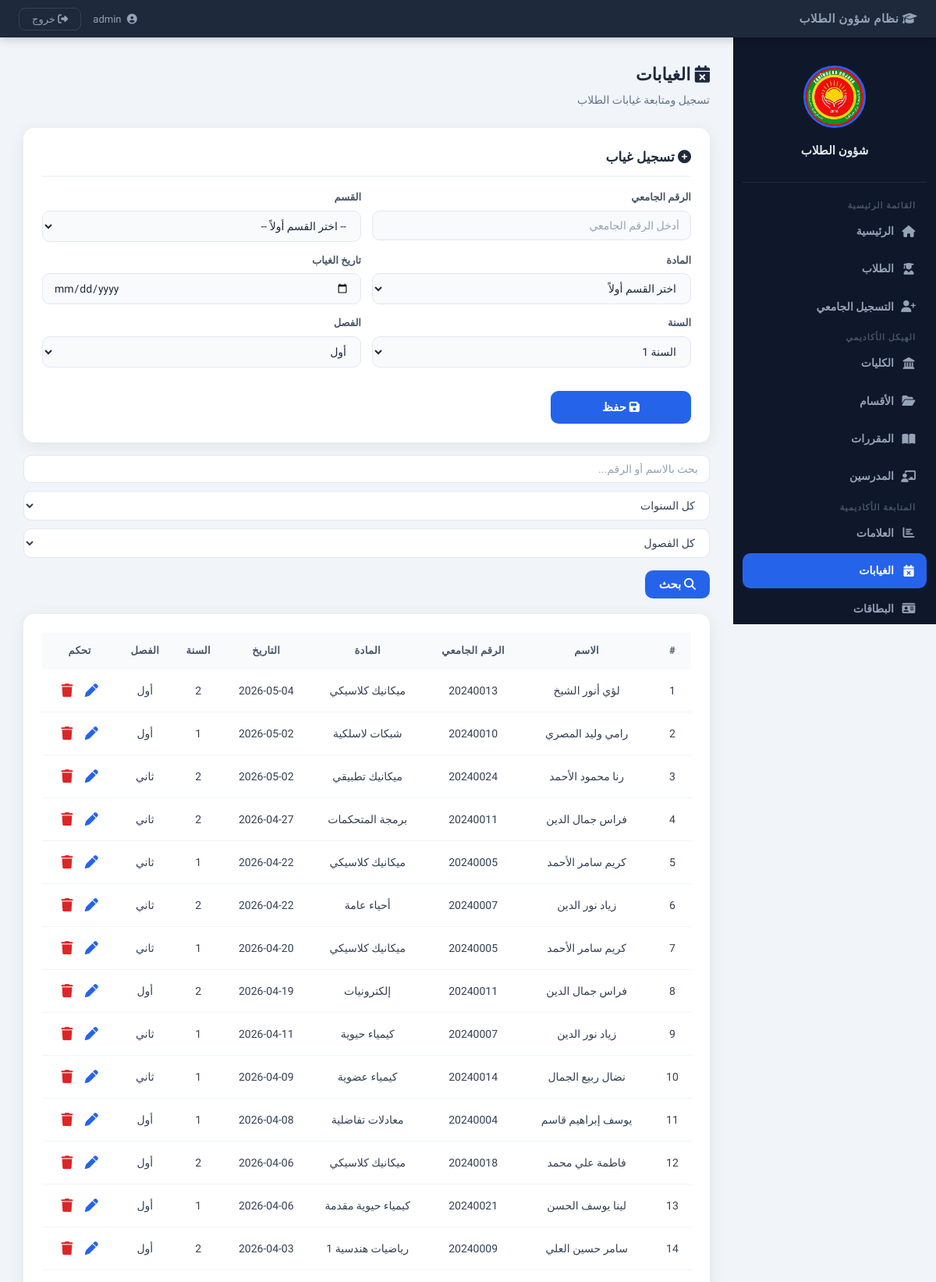
Page /?page=absences (signed in, upper part) on the committed database.
### tables this page shows
CREATE TABLE absences (
    id           INTEGER PRIMARY KEY AUTOINCREMENT,
    student_id   INTEGER NOT NULL,
    subject      TEXT    NOT NULL,
    absence_date TEXT    NOT NULL,
    year         TEXT    NOT NULL,
    semester     TEXT    NOT NULL,
    created_at   TEXT    DEFAULT (datetime('now')),
    FOREIGN KEY (student_id) REFERENCES students(id) ON DELETE CASCADE
);

CREATE TABLE students (
    id            INTEGER PRIMARY KEY AUTOINCREMENT,
    university_id TEXT    NOT NULL UNIQUE,
    name          TEXT    NOT NULL,
    faculty       TEXT,
    department    TEXT,
    birth_place   TEXT,
    birth_date    TEXT,
    address       TEXT,
    phone         TEXT,
    mother_name   TEXT,
    father_name   TEXT,
    gender        TEXT    DEFAULT 'ذكر',
    status        TEXT    DEFAULT 'active',
    image         TEXT,
    created_at    TEXT    DEFAULT (datetime('now')),
    updated_at    TEXT    DEFAULT (datetime('now'))
);

### app/Core/Database.php (called while the page is built, shortened)
<?php
class Database
{
    private static ?PDO $instance = null;
    public static function getInstance(): PDO
    {
        if (self::$instance === null) {
            if (DB_DRIVER === 'sqlite') {
                $pdo = new PDO('sqlite:' . DB_PATH);
                $pdo->exec('PRAGMA foreign_keys = ON;');
            } elseif (DB_DRIVER === 'mysql') {
                $dsn = "mysql:host=" . DB_HOST . ";dbname=" . DB_NAME . ";charset=" . DB_CHARSET;
                $pdo = new PDO($dsn, DB_USER, DB_PASS);
            } else {
                throw new RuntimeException('DB_DRIVER غير مدعوم');
            }
            $pdo->setAttribute(PDO::ATTR_ERRMODE,            PDO::ERRMODE_EXCEPTION);
            $pdo->setAttribute(PDO::ATTR_DEFAULT_FETCH_MODE, PDO::FETCH_ASSOC);
            self::$instance = $pdo;
        }
        return self::$instance;
    }
}

### app/Core/BaseModel.php (called while the page is built, shortened)
<?php
abstract class BaseModel
{
    protected PDO    $db;
    protected string $table;
    public function __construct()
    {
        $this->db = Database::getInstance();
    }
    public function all(string $order = 'id DESC'): array
    {
        return $this->db->query("SELECT * FROM {$this->table} ORDER BY {$order}")
                        ->fetchAll();
    }
}

### app/Models/Absence.php (called while the page is built, shortened)
<?php
class Absence extends BaseModel
{
    public function allWithStudent(string $q = '', string $year = '', string $sem = ''): array
    {
        $where = ['1=1'];
        $p     = [];
        $s = $this->db->prepare(
            "SELECT a.*, s.name AS student_name, s.university_id
             FROM absences a JOIN students s ON a.student_id = s.id
             WHERE " . implode(' AND ', $where) . "
             ORDER BY a.absence_date DESC"
        );
        $s->execute($p);
        return $s->fetchAll();
    }
}

### views/pages/absences.php (the view, shortened to what this page needs)
<?php
$absences = $data['absences'] ?? [];
$q        = htmlspecialchars($_GET['q']        ?? '');
?>
<div class="page-header">
  <h1><i class="fa-solid fa-calendar-xmark"></i> الغيابات</h1>
  <p>تسجيل ومتابعة غيابات الطلاب</p>
</div>
<div class="card">
  <h3><i class="fa-solid fa-plus-circle"></i> تسجيل غياب</h3>
  <form method="POST" action="/std_1_student_manager/controllers/router.php">
    <div class="form-grid">
      <div class="form-group">
        <label>الرقم الجامعي</label>
        <input type="text" name="university_id" placeholder="أدخل الرقم الجامعي" required>
      </div>
      <div class="form-group">
        <label>القسم</label>
        <select id="absDept" onchange="filterAbsCourses()">
          <option value="">-- اختر القسم أولاً --</option>
        </select>
      </div>
      <div class="form-group">
        <label>المادة</label>
        <select name="subject" id="absSubject" required>
          <option value="" disabled selected>اختر القسم أولاً</option>
        </select>
      </div>
      <div class="form-group">
        <label>تاريخ الغياب</label>
        <input type="date" name="absence_date" required>
      </div>
      <div class="form-group">
        <label>السنة</label>
        <select name="year">
          <option value="1">السنة 1</option>
        </select>
      </div>
      <div class="form-group">
        <label>الفصل</label>
        <select name="semester">
          <option value="أول">أول</option>
        </select>
      </div>
    </div>
    <br>
    <button type="submit" class="btn-submit" style="max-width:180px;">
      <i class="fa-solid fa-floppy-disk"></i> حفظ
    </button>
  </form>
</div>
<form method="GET" class="filters-bar" style="margin-top:16px;">
  <input type="text" name="q" value="<?= $q ?>" placeholder="بحث بالاسم أو الرقم...">
  <select name="year">
    <option value="">كل السنوات</option>
  </select>
  <select name="semester">
    <option value="">كل الفصول</option>
  </select>
  <button type="submit" class="btn-submit" style="width:auto; padding:9px 18px;">
    <i class="fa-solid fa-magnifying-glass"></i> بحث
  </button>
</form>
<div class="card">
  <div class="table-wrapper">
    <table>
      <thead>
        <tr>
          <th>#</th>
          <th>الاسم</th>
          <th>الرقم الجامعي</th>
          <th>المادة</th>
          <th>التاريخ</th>
          <th>السنة</th>
          <th>الفصل</th>
          <th>تحكم</th>
        </tr>
      </thead>
      <tbody>
        <?php if (empty($absences)): ?>
          <tr><td colspan="8" style="color:#94a3b8; padding:30px;">لا توجد غيابات مسجلة</td></tr>
        <?php else: ?>
          <?php foreach ($absences as $i => $a): ?>
          <tr>
            <td><?= $i + 1 ?></td>
            <td><?= htmlspecialchars($a['student_name']) ?></td>
            <td><?= htmlspecialchars($a['university_id']) ?></td>
            <td><?= htmlspecialchars($a['subject']) ?></td>
            <td><?= htmlspecialchars($a['absence_date']) ?></td>
            <td><?= htmlspecialchars($a['year']) ?></td>
            <td><?= htmlspecialchars($a['semester']) ?></td>
            <td>
              <button class="edit-btn"
                      onclick="openAbsenceEdit(<?= htmlspecialchars(json_encode($a)) ?>)"
                      title="تعديل">
                <i class="fa-solid fa-pen"></i>
              </button>
              <form method="POST" action="/std_1_student_manager/controllers/router.php"
                    style="display:inline"
                    onsubmit="return confirm('حذف هذا الغياب؟')">
                <button type="submit" class="delete-btn" title="حذف">
                  <i class="fa-solid fa-trash"></i>
                </button>
              </form>
            </td>
          </tr>
          <?php endforeach; ?>
        <?php endif; ?>
      </tbody>
    </table>
  </div>
</div>

### assets/css/main.css (style rules this page uses)
:root { --primary: #2563eb; --primary-dk: #1d4ed8; --dark: #0f172a; --sidebar-w: 260px; --header-h: 48px; --radius: 14px; --shadow: 0 4px 20px rgba(0,0,0,.08); --font: 'Cairo', 'Segoe UI', Tahoma, sans-serif; }
*, *::before, *::after { box-sizing: border-box; margin: 0; padding: 0; }
body { font-family: var(--font); background: #f1f5f9; color: var(--dark); font-size: 15px; line-height: 1.6; }
.card { background: white; padding: 24px; border-radius: var(--radius); box-shadow: var(--shadow); margin-top: 20px; }
.card h3 { font-size: 17px; font-weight: 700; color: #1e293b; margin-bottom: 16px; padding-bottom: 10px; border-bottom: 2px solid #f1f5f9; }
.table-wrapper { overflow-x: auto; }
table { width: 100%; border-collapse: collapse; font-size: 14px; }
thead tr { background: #f8fafc; }
th { padding: 13px 14px; text-align: center; color: #475569; font-weight: 700; font-size: 13px; text-transform: uppercase; letter-spacing: .3px; white-space: nowrap; }
td { padding: 12px 14px; text-align: center; border-bottom: 1px solid #f1f5f9; color: #334155; }
button { font-family: var(--font); cursor: pointer; }
.edit-btn { background: none; border: none; font-size: 17px; cursor: pointer; padding: 5px 6px; border-radius: 6px; color: #2563eb; transition: background .15s; width: auto; }
.delete-btn { background: none; border: none; font-size: 17px; cursor: pointer; padding: 5px 6px; border-radius: 6px; color: #dc2626; transition: background .15s; width: auto; }
.page-header { margin-bottom: 24px; }
.page-header h1 { font-size: 22px; font-weight: 700; color: #1e293b; }
.page-header p { color: #64748b; font-size: 14px; margin-top: 4px; }
.filters-bar { display: flex; flex-wrap: wrap; gap: 10px; margin-bottom: 16px; align-items: center; }
.filters-bar input, .filters-bar select { padding: 9px 14px; border: 1px solid #e2e8f0; border-radius: 10px; font-family: var(--font); font-size: 14px; background: white; color: #334155; outline: none; transition: border-color .2s; margin-bottom: 0; }

### assets/css/forms.css (style rules this page uses)
.form-grid { display: grid; grid-template-columns: 1fr 1fr; gap: 14px; }
.form-group { display: flex; flex-direction: column; gap: 6px; }
.form-group label { font-size: 13px; font-weight: 600; color: #475569; }
input, select, textarea { width: 100%; padding: 10px 14px; border: 1px solid #e2e8f0; border-radius: 10px; font-family: var(--font); font-size: 14px; color: #1e293b; background: #f8fafc; outline: none; transition: border-color .2s, box-shadow .2s; margin-bottom: 0; }
input::placeholder { color: #94a3b8; }
.btn-submit { width: 100%; padding: 12px; background: var(--primary); color: white; border: none; border-radius: 10px; font-size: 15px; font-weight: 700; font-family: var(--font); cursor: pointer; transition: .2s; margin-top: 6px; }

### rows in the picture
absences: student.name "لؤي أنور الشيخ", student.university_id "20240013", subject "ميكانيك كلاسيكي", absence_date "2026-05-04", year "2", semester "أول"
absences: student.name "رامي وليد المصري", student.university_id "20240010", subject "شبكات لاسلكية", absence_date "2026-05-02", year "1", semester "أول"
absences: student.name "رنا محمود الأحمد", student.university_id "20240024", subject "ميكانيك تطبيقي", absence_date "2026-05-02", year "2", semester "ثاني"
absences: student.name "فراس جمال الدين", student.university_id "20240011", subject "برمجة المتحكمات", absence_date "2026-04-27", year "2", semester "ثاني"
absences: student.name "كريم سامر الأحمد", student.university_id "20240005", subject "ميكانيك كلاسيكي", absence_date "2026-04-22", year "1", semester "ثاني"
absences: student.name "زياد نور الدين", student.university_id "20240007", subject "أحياء عامة", absence_date "2026-04-22", year "2", semester "ثاني"
absences: student.name "كريم سامر الأحمد", student.university_id "20240005", subject "ميكانيك كلاسيكي", absence_date "2026-04-20", year "1", semester "ثاني"
absences: student.name "فراس جمال الدين", student.university_id "20240011", subject "إلكترونيات", absence_date "2026-04-19", year "2", semester "أول"
absences: student.name "زياد نور الدين", student.university_id "20240007", subject "كيمياء حيوية", absence_date "2026-04-11", year "1", semester "ثاني"
absences: student.name "نضال ربيع الجمال", student.university_id "20240014", subject "كيمياء عضوية", absence_date "2026-04-09", year "1", semester "ثاني"
absences: student.name "يوسف إبراهيم قاسم", student.university_id "20240004", subject "معادلات تفاضلية", absence_date "2026-04-08", year "1", semester "أول"
absences: student.name "فاطمة علي محمد", student.university_id "20240018", subject "ميكانيك كلاسيكي", absence_date "2026-04-06", year "2", semester "أول"
absences: student.name "لينا يوسف الحسن", student.university_id "20240021", subject "كيمياء حيوية مقدمة", absence_date "2026-04-06", year "1", semester "أول"
absences: student.name "سامر حسين العلي", student.university_id "20240009", subject "رياضيات هندسية 1", absence_date "2026-04-03", year "2", semester "أول"
